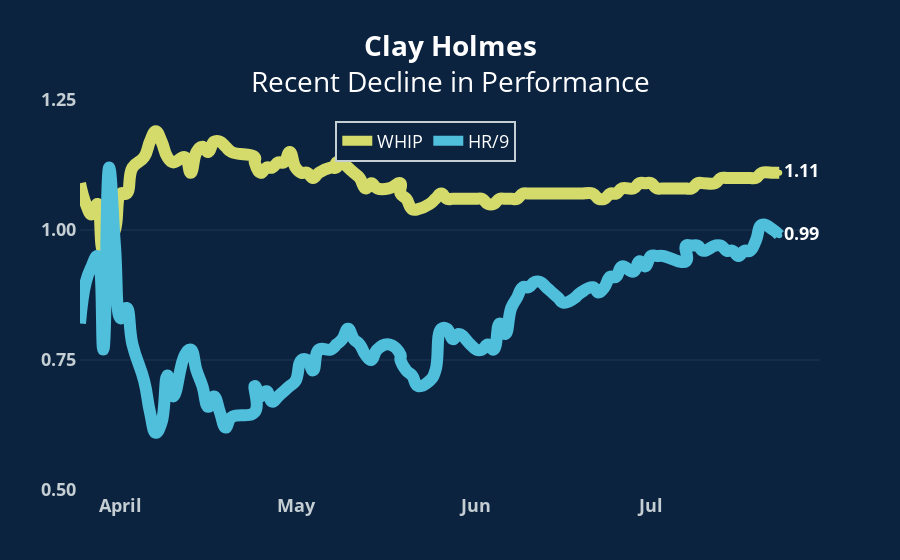

The cell this chart's notebook holds for it:
### Code cell
# Create variables for use in chart
x = pitching_df['Date']
#y1 = pitching_df['ERA']
y2 = pitching_df['WHIP']
#y3 = pitching_df['SO/IP']
y4 = pitching_df['HR/9']

navy = '#0C2340'
gray = '#C4CED3'


# Create traces
fig = go.Figure()

#fig.add_trace(go.Scatter(x=x, y=y1, name='ERA', mode='lines+markers', line_color='#db5f4f'))
fig.add_trace(go.Scatter(x=x, y=y2, name='WHIP', mode='lines', line_color='#d4db6b'))
#fig.add_trace(go.Scatter(x=x, y=y3, name='SO/IP', mode='lines', line_color='#4fbfdb'))
fig.add_trace(go.Scatter(x=x, y=y4, name='HR/9', mode='lines', line_color='#4fbfdb'))


# Add traces for annotations and text for end of lines
for i, d in enumerate(fig.data):
    fig.add_trace(go.Scatter(x=[d.x[-1]],
                             y=[d.y[-1]],
                             mode='markers+text',
                             text=['<b>' + str(y) + '</b>' for y in [d.y[-1]]],
                             textfont = dict(
                                 size=18,
                                 color='white'),
                             textposition='middle right',
                             marker = dict(
                                 color = d.line.color,
                                 line=dict(
                                     width=d.marker.line.width,
                                     color=d.marker.line.color)),
                             showlegend=False))


# Format traces
fig.update_traces(
#     marker=dict(
#         size=10,
#         line=dict(
#             width=0.5,
#             color='white')),
    line=dict(
        shape='spline',
        smoothing=1.3,
        width=12)
)


# Format axes
fig.update_xaxes(
    tickmode='array',
    ticktext=['<b>' + date + '</b>' for date in ['April','May','Jun','Jul','Aug']],
    tickvals=['2022-04-15','2022-05-15','2022-06-15','2022-07-15','2022-08-15'],
#     ticks= "outside",
#     tickcolor= gray,
#     ticklen=8, 
#     minor=dict(
#         ticklen=4,  
#         dtick=2*7*24*60*60*1000,
#         tick0="2022-05-22"), 
    tickfont=dict(
        size=18,
        color=gray),
    showgrid=False
)

fig.update_yaxes(
    tickfont=dict(
        size=18,
        color=gray),
    tickmode='array',
    ticktext=['<b>' + x + '</b>' for x in ['0.00','0.25','0.50','0.75','1.00','1.25']],
    tickvals=[0, 0.25, 0.5, 0.75, 1, 1.25],
    zerolinecolor='rgb(20,45,75)',
    zerolinewidth=2,
    gridcolor='rgb(20,45,75)',
    gridwidth=2,
)


# Format layout
fig.update_layout(
    title=dict(
        text="<b>Clay Holmes</b><br>Recent Decline in Performance",
        y=0.9,
        x=0.5,
        xanchor='center',
        yanchor='top',
        font=dict(
            size=28,
            color='white')),
#     xaxis_range=['2022-05-10','2022-08-13'],
    yaxis_range=[0.5,1.25],
    legend=dict(
        title_text='',
        orientation='h',
        yanchor="top",
        y=0.947,
        xanchor="left",
        x=0.345,
        font=dict(
            size=18,
            color='white'),
        bordercolor=gray,
        borderwidth=2,
        bgcolor=navy),
    paper_bgcolor=navy,
    plot_bgcolor=navy,
    margin=dict(b=70, pad=3)
)

### Figure 1 — Plotly figure (JSON) as saved in the notebook; plotly's stock layout.template omitted (floating-point values rounded to 4 significant figures)
{"data": [{"line": {"color": "#d4db6b", "shape": "spline", "smoothing": 1.3, "width": 12}, "mode": "lines", "name": "WHIP", "type": "scatter", "x": ["2022-04-08T00:00:00", "2022-04-09T00:00:00", "2022-04-10T00:00:00", "2022-04-11T00:00:00", "2022-04-12T00:00:00", "2022-04-13T00:00:00", "2022-04-14T00:00:00", "2022-04-15T00:00:00", "2022-04-16T00:00:00", "2022-04-17T00:00:00", "2022-04-19T00:00:00", "2022-04-20T00:00:00", "2022-04-21T00:00:00", "2022-04-22T00:00:00", "2022-04-23T00:00:00", "2022-04-24T00:00:00", "2022-04-26T00:00:00", "2022-04-27T00:00:00", "2022-04-28T00:00:00", "2022-04-29T00:00:00", "2022-04-30T00:00:00", "2022-05-01T00:00:00", "2022-05-02T00:00:00", "2022-05-03T00:00:00", "2022-05-04T00:00:00", "2022-05-08T00:00:00", "2022-05-08T00:00:00", "2022-05-09T00:00:00", "2022-05-10T00:00:00", "2022-05-11T00:00:00", "2022-05-12T00:00:00", "2022-05-13T00:00:00", "2022-05-14T00:00:00", "2022-05-15T00:00:00", "2022-05-16T00:00:00", "2022-05-17T00:00:00", "2022-05-18T00:00:00", "2022-05-19T00:00:00", "2022-05-21T00:00:00", "2022-05-22T00:00:00", "2022-05-22T00:00:00", "2022-05-23T00:00:00", "2022-05-24T00:00:00", "2022-05-25T00:00:00", "2022-05-26T00:00:00", "2022-05-27T00:00:00", "2022-05-28T00:00:00", "2022-05-29T00:00:00", "2022-05-31T00:00:00", "2022-06-02T00:00:00", "2022-06-02T00:00:00", "2022-06-03T00:00:00", "2022-06-04T00:00:00", "2022-06-05T00:00:00", "2022-06-07T00:00:00", "2022-06-08T00:00:00", "2022-06-09T00:00:00", "2022-06-10T00:00:00", "2022-06-11T00:00:00", "2022-06-12T00:00:00", "2022-06-14T00:00:00", "2022-06-15T00:00:00", "2022-06-16T00:00:00", "2022-06-17T00:00:00", "2022-06-18T00:00:00", "2022-06-19T00:00:00", "2022-06-20T00:00:00", "2022-06-21T00:00:00", "2022-06-22T00:00:00", "2022-06-23T00:00:00", "2022-06-24T00:00:00", "2022-06-25T00:00:00", "2022-06-26T00:00:00", "2022-06-27T00:00:00", "2022-06-28T00:00:00", "2022-06-29T00:00:00", "2022-06-30T00:00:00", "2022-07-02T00:00:00", "2022-07-02T00:00:00", "2022-07-03T00:00:00", "2022-07-05T00:00:00", "2022-07-06T00:00:00", "2022-07-07T00:00:00", "2022-07-08T00:00:00", "2022-07-09T00:00:00", "2022-07-10T00:00:00", "2022-07-12T00:00:00", "2022-07-13T00:00:00", "2022-07-14T00:00:00", "2022-07-15T00:00:00", "2022-07-16T00:00:00", "2022-07-17T00:00:00", "2022-07-21T00:00:00", "2022-07-21T00:00:00", "2022-07-22T00:00:00", "2022-07-23T00:00:00", "2022-07-24T00:00:00", "2022-07-26T00:00:00", "2022-07-27T00:00:00", "2022-07-28T00:00:00", "2022-07-29T00:00:00", "2022-07-30T00:00:00", "2022-07-31T00:00:00", "2022-08-01T00:00:00", "2022-08-02T00:00:00", "2022-08-03T00:00:00", "2022-08-05T00:00:00", "2022-08-06T00:00:00"], "y": [1.09, 1.05, 1.03, 1.05, 0.96, 0.98, 1, 1.07, 1.07, 1.12, 1.14, 1.17, 1.19, 1.17, 1.14, 1.13, 1.14, 1.11, 1.15, 1.16, 1.15, 1.17, 1.17, 1.16, 1.15, 1.14, 1.13, 1.11, 1.12, 1.12, 1.13, 1.13, 1.15, 1.12, 1.11, 1.11, 1.1, 1.11, 1.12, 1.12, 1.13, 1.13, 1.12, 1.11, 1.1, 1.08, 1.09, 1.08, 1.08, 1.09, 1.07, 1.06, 1.04, 1.04, 1.05, 1.06, 1.07, 1.06, 1.06, 1.06, 1.06, 1.06, 1.06, 1.05, 1.05, 1.06, 1.06, 1.06, 1.06, 1.07, 1.07, 1.07, 1.07, 1.07, 1.07, 1.07, 1.07, 1.07, 1.07, 1.07, 1.07, 1.06, 1.06, 1.07, 1.07, 1.08, 1.08, 1.09, 1.09, 1.09, 1.08, 1.08, 1.08, 1.08, 1.08, 1.09, 1.09, 1.09, 1.1, 1.1, 1.1, 1.1, 1.1, 1.1, 1.1, 1.11, 1.11, 1.11]}, {"line": {"color": "#4fbfdb", "shape": "spline", "smoothing": 1.3, "width": 12}, "mode": "lines", "name": "HR/9", "type": "scatter", "x": ["2022-04-08T00:00:00", "2022-04-09T00:00:00", "2022-04-10T00:00:00", "2022-04-11T00:00:00", "2022-04-12T00:00:00", "2022-04-13T00:00:00", "2022-04-14T00:00:00", "2022-04-15T00:00:00", "2022-04-16T00:00:00", "2022-04-17T00:00:00", "2022-04-19T00:00:00", "2022-04-20T00:00:00", "2022-04-21T00:00:00", "2022-04-22T00:00:00", "2022-04-23T00:00:00", "2022-04-24T00:00:00", "2022-04-26T00:00:00", "2022-04-27T00:00:00", "2022-04-28T00:00:00", "2022-04-29T00:00:00", "2022-04-30T00:00:00", "2022-05-01T00:00:00", "2022-05-02T00:00:00", "2022-05-03T00:00:00", "2022-05-04T00:00:00", "2022-05-08T00:00:00", "2022-05-08T00:00:00", "2022-05-09T00:00:00", "2022-05-10T00:00:00", "2022-05-11T00:00:00", "2022-05-12T00:00:00", "2022-05-13T00:00:00", "2022-05-14T00:00:00", "2022-05-15T00:00:00", "2022-05-16T00:00:00", "2022-05-17T00:00:00", "2022-05-18T00:00:00", "2022-05-19T00:00:00", "2022-05-21T00:00:00", "2022-05-22T00:00:00", "2022-05-22T00:00:00", "2022-05-23T00:00:00", "2022-05-24T00:00:00", "2022-05-25T00:00:00", "2022-05-26T00:00:00", "2022-05-27T00:00:00", "2022-05-28T00:00:00", "2022-05-29T00:00:00", "2022-05-31T00:00:00", "2022-06-02T00:00:00", "2022-06-02T00:00:00", "2022-06-03T00:00:00", "2022-06-04T00:00:00", "2022-06-05T00:00:00", "2022-06-07T00:00:00", "2022-06-08T00:00:00", "2022-06-09T00:00:00", "2022-06-10T00:00:00", "2022-06-11T00:00:00", "2022-06-12T00:00:00", "2022-06-14T00:00:00", "2022-06-15T00:00:00", "2022-06-16T00:00:00", "2022-06-17T00:00:00", "2022-06-18T00:00:00", "2022-06-19T00:00:00", "2022-06-20T00:00:00", "2022-06-21T00:00:00", "2022-06-22T00:00:00", "2022-06-23T00:00:00", "2022-06-24T00:00:00", "2022-06-25T00:00:00", "2022-06-26T00:00:00", "2022-06-27T00:00:00", "2022-06-28T00:00:00", "2022-06-29T00:00:00", "2022-06-30T00:00:00", "2022-07-02T00:00:00", "2022-07-02T00:00:00", "2022-07-03T00:00:00", "2022-07-05T00:00:00", "2022-07-06T00:00:00", "2022-07-07T00:00:00", "2022-07-08T00:00:00", "2022-07-09T00:00:00", "2022-07-10T00:00:00", "2022-07-12T00:00:00", "2022-07-13T00:00:00", "2022-07-14T00:00:00", "2022-07-15T00:00:00", "2022-07-16T00:00:00", "2022-07-17T00:00:00", "2022-07-21T00:00:00", "2022-07-21T00:00:00", "2022-07-22T00:00:00", "2022-07-23T00:00:00", "2022-07-24T00:00:00", "2022-07-26T00:00:00", "2022-07-27T00:00:00", "2022-07-28T00:00:00", "2022-07-29T00:00:00", "2022-07-30T00:00:00", "2022-07-31T00:00:00", "2022-08-01T00:00:00", "2022-08-02T00:00:00", "2022-08-03T00:00:00", "2022-08-05T00:00:00", "2022-08-06T00:00:00"], "y": [0.82, 0.9, 0.93, 0.95, 0.77, 1.12, 0.97, 0.83, 0.85, 0.78, 0.71, 0.65, 0.61, 0.63, 0.72, 0.68, 0.76, 0.77, 0.73, 0.7, 0.66, 0.68, 0.65, 0.62, 0.64, 0.65, 0.7, 0.68, 0.69, 0.67, 0.68, 0.69, 0.7, 0.71, 0.75, 0.75, 0.73, 0.77, 0.77, 0.78, 0.78, 0.79, 0.81, 0.79, 0.78, 0.76, 0.75, 0.77, 0.78, 0.76, 0.75, 0.73, 0.72, 0.7, 0.71, 0.73, 0.81, 0.81, 0.79, 0.8, 0.78, 0.77, 0.77, 0.78, 0.77, 0.82, 0.8, 0.85, 0.87, 0.89, 0.89, 0.9, 0.9, 0.89, 0.88, 0.87, 0.86, 0.87, 0.87, 0.88, 0.89, 0.88, 0.89, 0.91, 0.91, 0.93, 0.92, 0.94, 0.93, 0.95, 0.95, 0.95, 0.94, 0.97, 0.97, 0.97, 0.96, 0.97, 0.97, 0.96, 0.96, 0.95, 0.96, 0.96, 0.98, 1.01, 1, 0.99]}, {"line": {"shape": "spline", "smoothing": 1.3, "width": 12}, "marker": {"color": "#d4db6b"}, "mode": "markers+text", "showlegend": false, "text": ["<b>1.11</b>"], "textfont": {"color": "white", "size": 18}, "textposition": "middle right", "type": "scatter", "x": ["2022-08-06T00:00:00"], "y": [1.11]}, {"line": {"shape": "spline", "smoothing": 1.3, "width": 12}, "marker": {"color": "#4fbfdb"}, "mode": "markers+text", "showlegend": false, "text": ["<b>0.99</b>"], "textfont": {"color": "white", "size": 18}, "textposition": "middle right", "type": "scatter", "x": ["2022-08-06T00:00:00"], "y": [0.99]}], "layout": {"legend": {"bgcolor": "#0C2340", "bordercolor": "#C4CED3", "borderwidth": 2, "font": {"color": "white", "size": 18}, "orientation": "h", "title": {"text": ""}, "x": 0.345, "xanchor": "left", "y": 0.947, "yanchor": "top"}, "margin": {"b": 70, "pad": 3}, "paper_bgcolor": "#0C2340", "plot_bgcolor": "#0C2340", "title": {"font": {"color": "white", "size": 28}, "text": "<b>Clay Holmes</b><br>Recent Decline in Performance", "x": 0.5, "xanchor": "center", "y": 0.9, "yanchor": "top"}, "xaxis": {"showgrid": false, "tickfont": {"color": "#C4CED3", "size": 18}, "tickmode": "array", "ticktext": ["<b>April</b>", "<b>May</b>", "<b>Jun</b>", "<b>Jul</b>", "<b>Aug</b>"], "tickvals": ["2022-04-15", "2022-05-15", "2022-06-15", "2022-07-15", "2022-08-15"]}, "yaxis": {"gridcolor": "rgb(20,45,75)", "gridwidth": 2, "range": [0.5, 1.25], "tickfont": {"color": "#C4CED3", "size": 18}, "tickmode": "array", "ticktext": ["<b>0.00</b>", "<b>0.25</b>", "<b>0.50</b>", "<b>0.75</b>", "<b>1.00</b>", "<b>1.25</b>"], "tickvals": [0, 0.25, 0.5, 0.75, 1, 1.25], "zerolinecolor": "rgb(20,45,75)", "zerolinewidth": 2}}}
